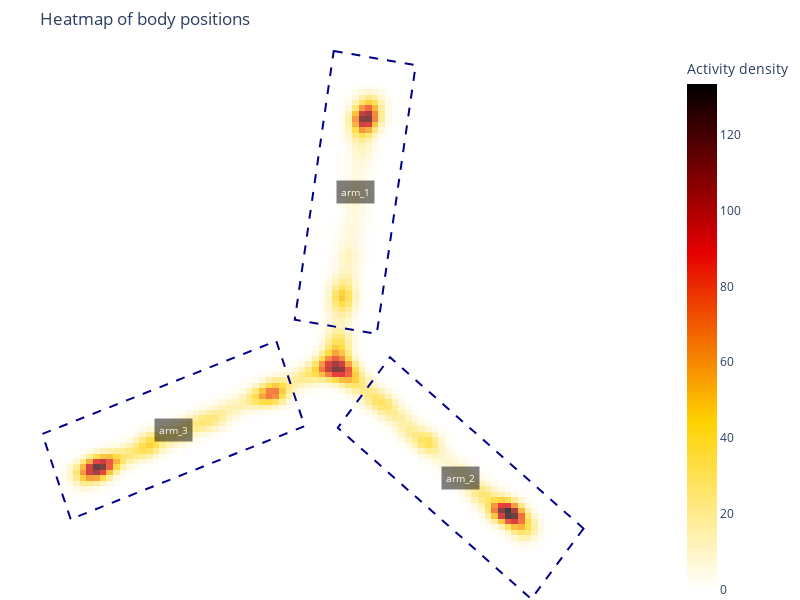

The cell this chart's notebook holds for it:
### Code cell
rst.plot_heatmap(params, example_path, bodypart = 'body', colorscale='hot_r')

### Figure 1 — Plotly figure (JSON) as saved in the notebook; plotly's stock layout.template omitted (floating-point values rounded to 4 significant figures; data arrays with more than 128 entries replaced by an {"elided": "..."} marker saying what was removed)
{"data": [{"colorbar": {"title": {"text": "Activity density"}}, "colorscale": [[0, "rgb(255,255,255)"], [0.3333, "rgb(255,210,0)"], [0.6667, "rgb(230,0,0)"], [1, "rgb(0,0,0)"]], "hoverinfo": "x+y+z", "opacity": 0.75, "type": "heatmap", "x": [0, 8, 16, 24, 32, 40, 48, 56, 64, 72, 80, 88, 96, 104, 112, 120, 128, 136, 144, 152, 160, 168, 176, 184, 192, 200, 208, 216, 224, 232, 240, 248, 256, 264, 272, 280, 288, 296, 304, 312, 320, 328, 336, 344, 352, 360, 368, 376, 384, 392, 400, 408, 416, 424, 432, 440, 448, 456, 464, 472, 480, 488, 496, 504, 512, 520, 528, 536, 544, 552, 560, 568, 576, 584, 592, 600, 608, 616, 624, 632, 640, 648, 656, 664, 672, 680, 688, 696, 704, 712, 720, 728, 736, 744, 752, 760, 768, 776, 784, 792, 800], "y": [0, 6, 12, 18, 24, 30, 36, 42, 48, 54, 60, 66, 72, 78, 84, 90, 96, 102, 108, 114, 120, 126, 132, 138, 144, 150, 156, 162, 168, 174, 180, 186, 192, 198, 204, 210, 216, 222, 228, 234, 240, 246, 252, 258, 264, 270, 276, 282, 288, 294, 300, 306, 312, 318, 324, 330, 336, 342, 348, 354, 360, 366, 372, 378, 384, 390, 396, 402, 408, 414, 420, 426, 432, 438, 444, 450, 456, 462, 468, 474, 480, 486, 492, 498, 504, 510, 516, 522, 528, 534, 540, 546, 552, 558, 564, 570, 576, 582, 588, 594, 600], "z": {"elided": "100x100 float values"}}], "layout": {"annotations": [{"bgcolor": "rgba(0,0,0,0.5)", "bordercolor": "rgba(0,0,0,0)", "borderpad": 4, "font": {"color": "white", "size": 10}, "showarrow": false, "text": "arm_1", "x": 428, "y": 156}, {"bgcolor": "rgba(0,0,0,0.5)", "bordercolor": "rgba(0,0,0,0)", "borderpad": 4, "font": {"color": "white", "size": 10}, "showarrow": false, "text": "arm_2", "x": 555, "y": 471}, {"bgcolor": "rgba(0,0,0,0.5)", "bordercolor": "rgba(0,0,0,0)", "borderpad": 4, "font": {"color": "white", "size": 10}, "showarrow": false, "text": "arm_3", "x": 209, "y": 418}], "autosize": false, "height": 600, "margin": {"b": 0, "l": 0, "r": 0, "t": 50}, "plot_bgcolor": "white", "shapes": [{"fillcolor": "rgba(0,0,0,0)", "line": {"color": "DarkBlue", "dash": "dash", "width": 2}, "path": "M 402.08075272627775,0.025025658717794386 L 500.84958678579153,15.66847216274087 L 453.91924727372225,311.9749743412822 L 355.15041321420847,296.33152783725916 Z", "type": "path"}, {"fillcolor": "rgba(0,0,0,0)", "line": {"color": "DarkBlue", "dash": "dash", "width": 2}, "path": "M 703.0379137710376,526.540760584627 L 640.1058746660538,604.2553567303241 L 406.96208622896245,415.45923941537296 L 469.89412533394625,337.74464326967586 Z", "type": "path"}, {"fillcolor": "rgba(0,0,0,0)", "line": {"color": "DarkBlue", "dash": "dash", "width": 2}, "path": "M 85.14711404839717,516.2876525381457 L 50.94509971583031,422.31839045955485 L 332.85288595160284,319.7123474618543 L 367.05490028416966,413.68160954044515 Z", "type": "path"}], "showlegend": false, "title": {"text": "Heatmap of body positions"}, "width": 800, "xaxis": {"range": [0, 800], "showgrid": false, "visible": false, "zeroline": false}, "yaxis": {"autorange": "reversed", "range": [0, 600], "showgrid": false, "visible": false, "zeroline": false}}}
